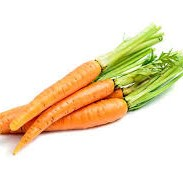
#> input picture input_image.jpeg, 183 x 183 px
$ python main.py
#> lines starting #> are read from the running program, lines starting #| are printed output that depends on the picture
from PIL import Image
import numpy as np

# Rotation code
class Solution:
    def rotate(self, matrix):
        n = len(matrix)
        for i in range(n):
            for j in range(i + 1, n):
                matrix[i][j], matrix[j][i] = matrix[j][i], matrix[i][j]
            matrix[i] = list(reversed(matrix[i]))

# Function to load image and convert to 2D matrix
def image_to_matrix(image_path):
    image = Image.open(image_path)
    image = image.convert('RGB')
    matrix = np.array(image).tolist()
    return matrix

# Function to convert 2D matrix back to image
def matrix_to_image(matrix):
    array = np.array(matrix, dtype=np.uint8)
    image = Image.fromarray(array)
    return image

# Main function to rotate image
def rotate_image(image_path, output_path):
#> called with image_path = 'input_image.jpeg', output_path = 'rotated_image.jpg'
    matrix = image_to_matrix(image_path)
#> in image_to_matrix, image is the input picture: PIL image 183x183 RGB; mean R, G, B 239.3, 226.7, 199
#> in image_to_matrix, `matrix = np.array(image).tolist()`: matrix = 183 items
#> matrix = 183 items
    solution = Solution()
    solution.rotate(matrix)
#> in rotate, `n = len(matrix)`: n = 183
#> after the loop in rotate, `for i in range(n):`: matrix = 183 items
    rotated_image = matrix_to_image(matrix)
#> in matrix_to_image, `array = np.array(matrix, dtype=np.uint8)`:
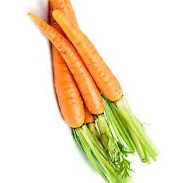
#> array: shape (183, 183, 3); mean of channels 0, 1, 2 239.3, 226.7, 199; drawn as R, G, B
    rotated_image.save(output_path)

# Example usage
input_image_path = 'input_image.jpeg'  # Replace with your image path
output_image_path = 'rotated_image.jpg'  # Path to save the rotated image

rotate_image(input_image_path, output_image_path)
print(f"Rotated image saved as {output_image_path}")
